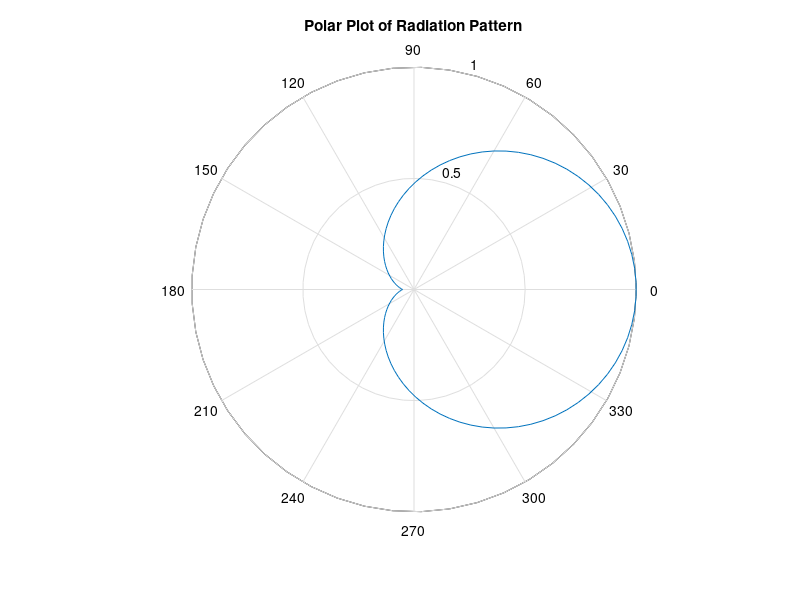

This figure's MATLAB source:
theta = linspace(-pi,pi);
r = exp(-0.3*theta.^2);

polar(theta,r);
title('Polar Plot of Radiation Pattern');
saveas(gcf,'A3Q6','png'); %Autosave the figure